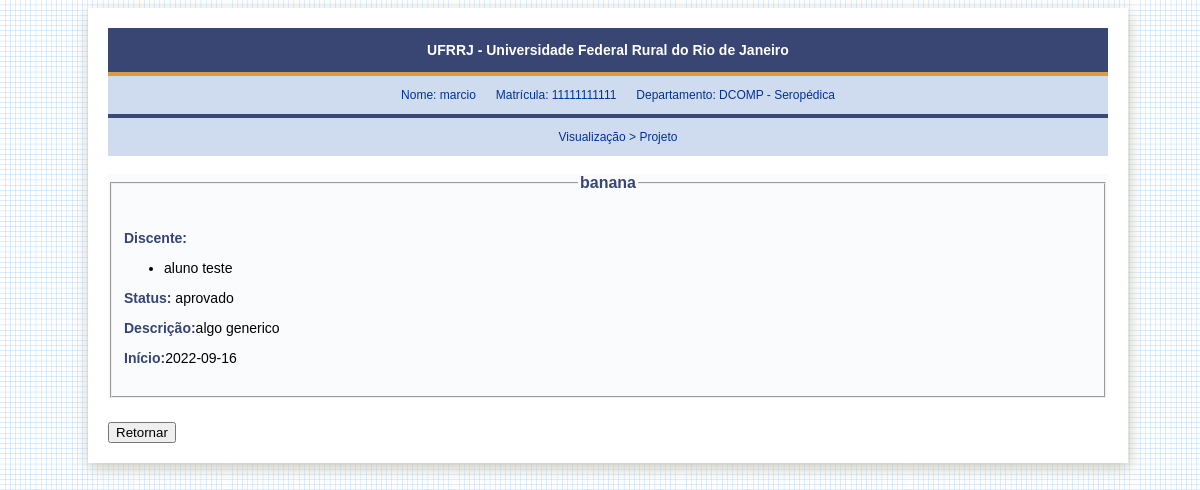
Screenshot of /Projeto-Extensionista-UFRRJ-main/projetos-docente.php (signed in) with the database file from the repository.
### tables this page shows
CREATE TABLE `projetos` (
  `id_projeto` int(11) NOT NULL,
  `nome` varchar(100) NOT NULL,
  `situacao` varchar(10) NOT NULL,
  `professor` varchar(11) NOT NULL,
  `descricao` text NOT NULL,
  `motivo_situacao` text NOT NULL,
  `data_inicio` date NOT NULL DEFAULT current_timestamp(),
  `aluno` varchar(11) NOT NULL
);

CREATE TABLE `usuario` (
  `matricula` varchar(11) NOT NULL,
  `cpf` varchar(11) NOT NULL,
  `nome` varchar(20) NOT NULL,
  `login` varchar(20) NOT NULL,
  `senha` varchar(100) NOT NULL,
  `tipo` varchar(20) NOT NULL
);

### Projeto-Extensionista-UFRRJ-main/bd/connect.php (called while the page is built)
<?php
function conectaBd(){
    try{
    $conexao = new \PDO("mysql:host=localhost;dbname=login_projeto_web1","root","");
    return $conexao;
    }catch(\PDOException $e){
        echo "Não foi possível estabelecer a conexão com o banco de dados, erro: ".$e->getCode();
    }
}
?>

### Projeto-Extensionista-UFRRJ-main/models/Projeto.php (called while the page is built, shortened)
<?php
require_once __DIR__.'/../bd/connect.php';
class Projeto {
    private $bd;
    private $professor;
	public function getProfessor(){
		return $this->professor;
	}
	public function setProfessor($professor){
		$this->professor = $professor;
	}
    public function __construct() {
        $this->bd = conectaBd();
    }
    public function buscarProjetosDoProfessor() {
        $query = "Select projetos.*, usuario.nome as nome_aluno from projetos INNER JOIN usuario ON projetos.aluno = usuario.cpf WHERE professor =:professor";
        $stmt = $this->bd->prepare($query);
        $stmt->bindValue(':professor', $this->getProfessor());
        $stmt->execute();
        return $stmt->fetchAll(\PDO::FETCH_ASSOC);
    }
}

### Projeto-Extensionista-UFRRJ-main/projetos-docente.php (the view, shortened to what this page needs)
<?php
    require_once 'models/Projeto.php';
?>
<!DOCTYPE html>
<html lang="pt-br">
<head>
    <link rel="stylesheet" href="style.css">
</head>
<body>
    <main>
        <div class="principal">
            <div class="cabecalho_ufrrj">
                <p>UFRRJ - Universidade Federal Rural do Rio de Janeiro</p>
            </div>
            <div class="microespacocabecalho"></div>
            <div class="cabecalho">
                <p>Nome: <?php echo($_SESSION['usuario']['nome']) ?></p>
                <p>Matrícula: <?php echo($_SESSION['usuario']['matricula']) ?></p>
                <p>Departamento: DCOMP - Seropédica</p>
            </div>
        </div>
        <div class="microespacocabecalho" style="background-color: #3B4877"></div>
        <div class="cabecalho">
                <p>Visualização > Projeto</p>
            </div>
            <br>
        <?php
            $projetoModel = new Projeto();
            $projetoModel->setProfessor($_SESSION['usuario']['cpf']);
            $projetos = $projetoModel->buscarProjetosDoProfessor();
            if ($projetos) {
                foreach ($projetos as $projeto) {
        ?>
                <form style="background-color:#F9FBFD;">
                    <fieldset>
                        <legend style="text-align: center;"><strong><?php echo($projeto['nome']) ?></strong></legend>
                        <br>
                        <div class="textolarge">
                            <p><spen class="destaque">Discente: </spen><ul>
                                <li><?php echo($projeto['nome_aluno']) ?></li>
                            </ul>
                        </p>
                            <p><spen class="destaque">Status: </spen><?php echo($projeto['situacao']) ?></p>
                            <p><spen class="destaque">Descrição:</spen><?php echo($projeto['descricao']) ?></p>
                            <p><spen class="destaque">Início:</spen><?php echo($projeto['data_inicio']) ?></p>
                        </div>
                        <div class="microespaco"></div>
                    </fieldset>
                </form>
            <br>
        <?php
                }
            }
        ?>
        <div class="microespaco"></div>
        <button class="btao-login"><a href="inicio-professor.php" style="color:black">Retornar</a></button>
    </main>
</body>
</html>

### Projeto-Extensionista-UFRRJ-main/style.css (style rules this page uses)
main { font-family: Verdana, Arial, Helvetica, sans-serif; font-size: 16px; background-color: white; min-width: 300px; max-width: 1000px; padding: 20px; margin: auto; box-shadow: 1px 5px 15px rgb(202, 202, 188); }
p { text-align: justify; }
a { color: #003395; text-decoration: none; }
.cabecalho_ufrrj { justify-content: center; display: flex; font-family: Arial, Verdana, Helvetica, sans-serif; font-size: 14px; font-weight: bold; color: white; background-color: #394674; padding: 0; }
.microespacocabecalho { padding: 2px; background-color: #D99C44; }
.cabecalho { justify-content: center; color: #003395; background-color: #CFDCEF; text-indent: 20px; display: flex; font-family: Verdana, Arial, Helvetica, sans-serif; font-size: 12px; }
.microespaco { padding: 3px; }
.textolarge { font-size: 14px; align-items: flex-start; font-family: Verdana, Arial, Helvetica, sans-serif; }
.destaque { font-size: 14px; color: #374370; font-weight: bold; }
button { cursor: pointer; }
body { width: 100%; background-image: url('imagens/background.png'); }
strong { color:#394674; }

### rows the page displays
projetos: nome "banana", aluno.nome "aluno teste", situacao "aprovado", descricao "algo generico", data_inicio "2022-09-16"

### other values shown
$_SESSION['usuario']['nome'] "marcio"
$_SESSION['usuario']['matricula'] "11111111111"
